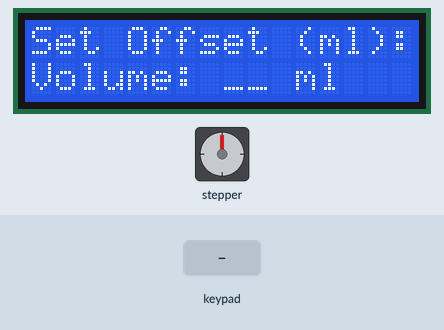
This sketch was run on a simulated Arduino Uno, built with avr-gcc and run on an emulated ATmega328P. Parts: stepper motor, 16×2 character LCD. Wiring (inferred from the names in the program): stepper motor driver (200 steps per turn assumed): step pin 5; direction pin 4. Inputs (shaded band) come from the test bench. What the sketch prints to the serial monitor is not drawn.

Above: at 1.2 s.
1.3 s: keypad keys 8 7 6 # pressed 0.4 s apart
At 3.1 s:
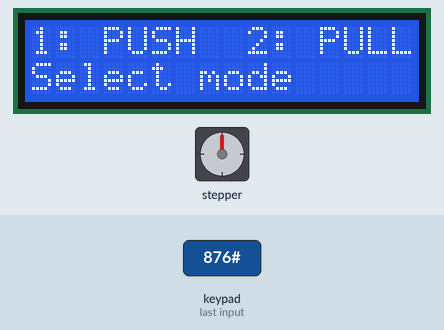
4.4 s: key '1' pressed
At 5.6 s:
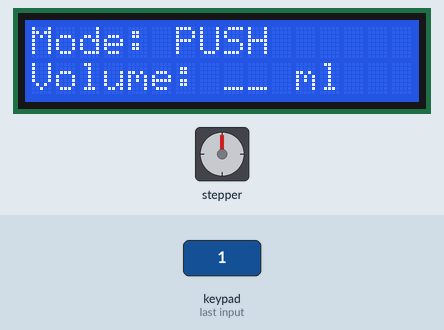
5.9 s: keypad keys 1 3 1 2 1 0 9 * pressed 0.4 s apart
At 8.1 s:
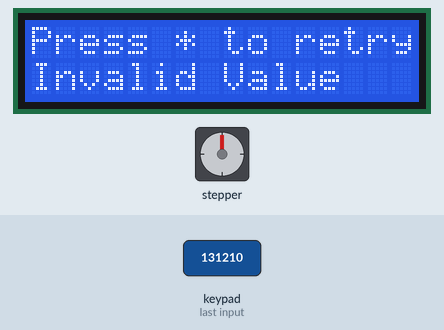
10.6 s: key '2' pressed
At 11.6 s:
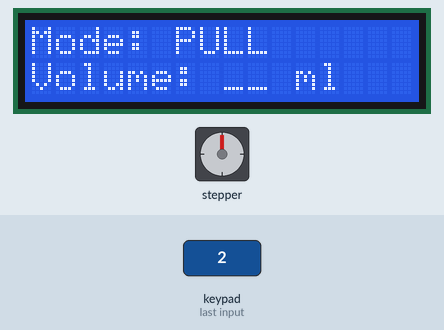
12.1 s: key '3' pressed
At 12.5 s:
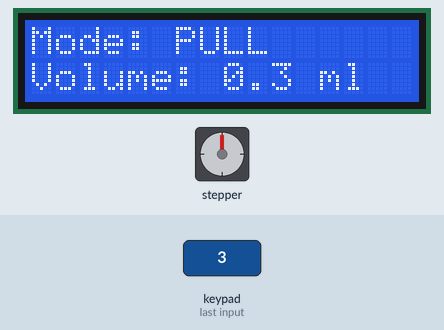
13.6 s: key '#' pressed
At 13.9 s:
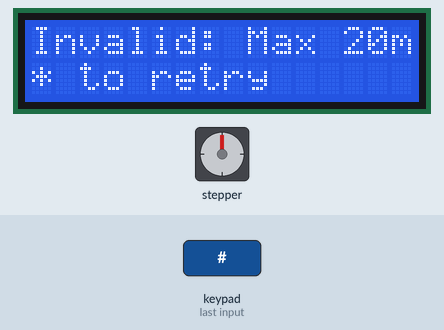
Timing chart, 0 to 16.6 s (numbered marks = the images above; inputs shaded):
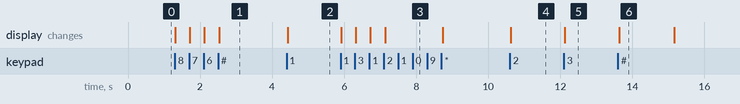

Measured:
- after the input at 1.3 s, the display: first changes at once (image 1 shows a later state)
- after the input at 4.4 s, the display: changes at once (image 2)
- after the input at 5.9 s, the display: first changes at once (image 3 shows a later state)
- after the input at 10.6 s, the display: changes at once (image 4)
- after the input at 12.1 s, the display: changes at once (image 5)
- after the input at 13.6 s, the display: changes at once (image 6)
- what the display in image 6 shows lasts 1.6 s, from 13.6 s to 15.2 s

The sketch:

main.ino
```cpp
#include <Keypad.h>
#include <Wire.h>
#include <LiquidCrystal_I2C.h>

// Stepper motor pins
const int stepPin = 5;
const int dirPin = 4;

// LCD setup
LiquidCrystal_I2C lcd(0x27, 16, 2);

// Keypad setup
const byte ROWS = 4;
const byte COLS = 3;
char keys[ROWS][COLS] = {
  {'1','2','3'},
  {'4','5','6'},
  {'7','8','9'},
  {'*','0','#'}
};
byte rowPins[ROWS] = {13, 12, 10, 9};
byte colPins[COLS] = {8, 7, 6};
Keypad keypad = Keypad(makeKeymap(keys), rowPins, colPins, ROWS, COLS);

// State machine
enum State { WAIT_OFFSET, WAIT_MODE, WAIT_STEPS };
State currentState = WAIT_OFFSET;
bool directionFlag = LOW;  // LOW = PUSH, HIGH = PULL
String inputBuffer = "";
float offsetML = 0.0;

// Global invalid input flag
bool invalidInput = false;

// Forward declaration
int handleVolumeInput(char key, State context);

void setup() {
  pinMode(stepPin, OUTPUT);
  pinMode(dirPin, OUTPUT);

  Serial.begin(9600);
  lcd.init();
  lcd.backlight();

  lcd.setCursor(0, 0);
  lcd.print("Set Offset (ml):");
  lcd.setCursor(0, 1);
  lcd.print("Volume: __ ml");
  Serial.println("Set Offset:");
}

void loop() {
  char key = keypad.getKey();
  if (!key) return;

  if (key == '*') {
    inputBuffer = "";
    invalidInput = false;

    if (currentState == WAIT_OFFSET) {
      lcd.setCursor(0, 0);
      lcd.print("Set Offset (ml):");
      lcd.setCursor(0, 1);
      lcd.print("Volume: __ ml   ");
      return;
    }
    else if (currentState == WAIT_MODE || currentState == WAIT_STEPS) {
      currentState = WAIT_MODE;
      lcd.clear();
      lcd.setCursor(0, 0);
      lcd.print("1: PUSH  2: PULL");
      lcd.setCursor(0, 1);
      lcd.print("Select mode");
      Serial.println("Back to mode selection");
      return;
    }
  }

  switch (currentState) {
    case WAIT_OFFSET: {
      int result = handleVolumeInput(key, WAIT_OFFSET);
      if (result == 1) {
        offsetML = (inputBuffer.length() == 1)
                    ? inputBuffer.toInt() / 10.0
                    : (String(inputBuffer[2]) + inputBuffer[1] + "." + inputBuffer[0]).toFloat();

        lcd.clear();
        lcd.setCursor(0, 0);
        lcd.print("1: PUSH  2: PULL");
        lcd.setCursor(0, 1);
        lcd.print("Select mode");

        Serial.print("Offset set to: ");
        Serial.print(offsetML);
        Serial.println(" ml");

        currentState = WAIT_MODE;
        inputBuffer = "";
      }
      break;
    }

    case WAIT_MODE:
      if (key == '1' || key == '2') {
        directionFlag = (key == '1') ? LOW : HIGH;

        lcd.clear();
        lcd.setCursor(0, 0);
        lcd.print("Mode: ");
        lcd.print(key == '1' ? "PUSH" : "PULL");
        lcd.setCursor(0, 1);
        lcd.print("Volume: __ ml");

        Serial.print("Mode set to: ");
        Serial.println(key == '1' ? "PUSH" : "PULL");

        currentState = WAIT_STEPS;
        inputBuffer = "";
      }
      break;

    case WAIT_STEPS: {
      int result = handleVolumeInput(key, WAIT_STEPS);
      if (result == 1) {
        float enteredVolume = (inputBuffer.length() == 1)
                              ? inputBuffer.toInt() / 10.0
                              : (String(inputBuffer[2]) + inputBuffer[1] + "." + inputBuffer[0]).toFloat();

        if (directionFlag == LOW) { // PUSH
          if (enteredVolume > offsetML) {
            lcd.clear();
            lcd.setCursor(0, 0);
            lcd.print("Invalid: Exceeds");
            lcd.setCursor(0, 1);
            lcd.print("offset * to retry");
            delay(1500);
            currentState = WAIT_MODE;
            inputBuffer = "";
            lcd.clear();
            lcd.setCursor(0, 0);
            lcd.print("1: PUSH  2: PULL");
            lcd.setCursor(0, 1);
            lcd.print("Select mode");
          } else {
            offsetML -= enteredVolume;
            lcd.clear();
            lcd.setCursor(0, 0);
            lcd.print("Pushing ");
            lcd.print(enteredVolume, 1);
            lcd.print(" ml");
            lcd.setCursor(0, 1);
            lcd.print("Please wait...");
            Serial.print("Pushing ");
            Serial.print(enteredVolume);
            Serial.println(" ml");
            moveSteps(enteredVolume, directionFlag);
            currentState = WAIT_MODE;
            inputBuffer = "";
            delay(1000);
            lcd.clear();
            lcd.setCursor(0, 0);
            lcd.print("1: PUSH  2: PULL");
            lcd.setCursor(0, 1);
            lcd.print("Select mode");
          }
        } else { // PULL
          if (enteredVolume + offsetML > 20.0) {
            lcd.clear();
            lcd.setCursor(0, 0);
            lcd.print("Invalid: Max 20ml");
            lcd.setCursor(0, 1);
            lcd.print("* to retry");
            delay(1500);
            currentState = WAIT_MODE;
            inputBuffer = "";
            lcd.clear();
            lcd.setCursor(0, 0);
            lcd.print("1: PUSH  2: PULL");
            lcd.setCursor(0, 1);
            lcd.print("Select mode");
          } else {
            offsetML += enteredVolume;
            lcd.clear();
            lcd.setCursor(0, 0);
            lcd.print("Pulling ");
            lcd.print(enteredVolume, 1);
            lcd.print(" ml");
            lcd.setCursor(0, 1);
            lcd.print("Please wait...");
            Serial.print("Pulling ");
            Serial.print(enteredVolume);
            Serial.println(" ml");
            moveSteps(enteredVolume, directionFlag);
            currentState = WAIT_MODE;
            inputBuffer = "";
            delay(1000);
            lcd.clear();
            lcd.setCursor(0, 0);
            lcd.print("1: PUSH  2: PULL");
            lcd.setCursor(0, 1);
            lcd.print("Select mode");
          }
        }
      }
      break;
    }
  }
}

int handleVolumeInput(char key, State context) {
  if (invalidInput && key != '*') {
    return -1;  // ignore all keys except '*'
  }

  if (key >= '0' && key <= '9') {
    inputBuffer = key + inputBuffer;
    int len = inputBuffer.length();
    String displayVal;
    bool slate = true;

    if(len == 1) {
      displayVal = "0." + inputBuffer;
    } else if(len == 2) {
      displayVal = inputBuffer.substring(1) + "." + inputBuffer[0];
    } else if(len == 3) {
      displayVal = String(inputBuffer[2]) + String(inputBuffer[1]) + "." + inputBuffer[0];
    } else {
      slate = false;
    }

    lcd.setCursor(0, 1);
    if (slate) {
      lcd.print("Volume: ");
      lcd.print(displayVal);
      lcd.print(" ml   ");
    } else {
      lcd.print("Invalid Value   ");
      lcd.setCursor(0, 0);
      lcd.print("Press * to retry ");
      invalidInput = true;
    }
    return 0;
  }
  else if (key == '#') {
    if (inputBuffer.length() > 0 && !invalidInput) {
      return 1;
    }
  }

  return 0;
}

void moveSteps(float volume, bool direction) {
  int steps = volume * 363;
  digitalWrite(dirPin, direction);
  for (int i = 0; i < steps; i++) {
    char keyDuringMove = keypad.getKey();
    if (keyDuringMove == '0') {
      Serial.println("Aborted by user.");
      lcd.clear();
      lcd.setCursor(0, 0);
      lcd.print("ABORTED!");
      lcd.setCursor(0, 1);
      lcd.print("Returning...");
      delay(1000);

      currentState = WAIT_MODE;
      inputBuffer = "";

      lcd.clear();
      lcd.setCursor(0, 0);
      lcd.print("1:PUSH  2:PULL");
      lcd.setCursor(0, 1);
      lcd.print("Select mode");
      return;
    }
    digitalWrite(stepPin, HIGH);
    delayMicroseconds(2000);
    digitalWrite(stepPin, LOW);
    delayMicroseconds(2000);
  }
  delay(500);
}
```
